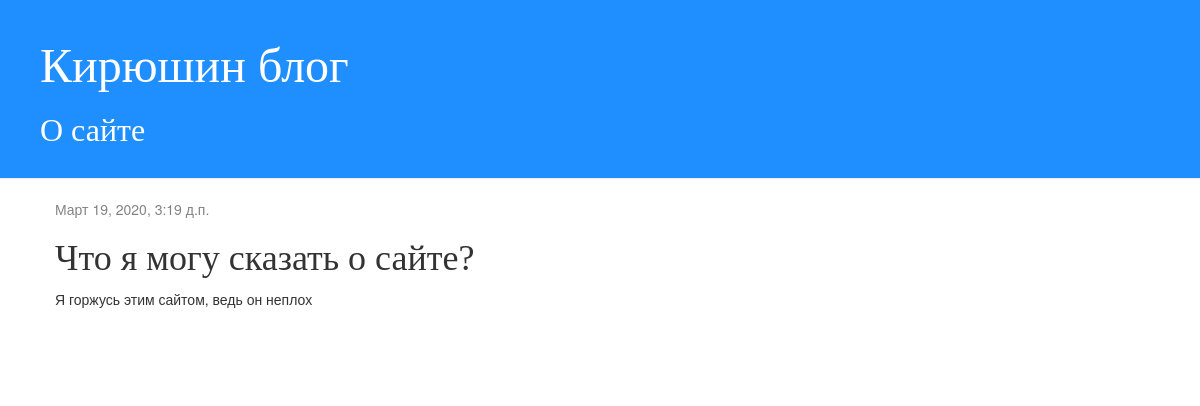
Before: /post/2/ with the older database file.
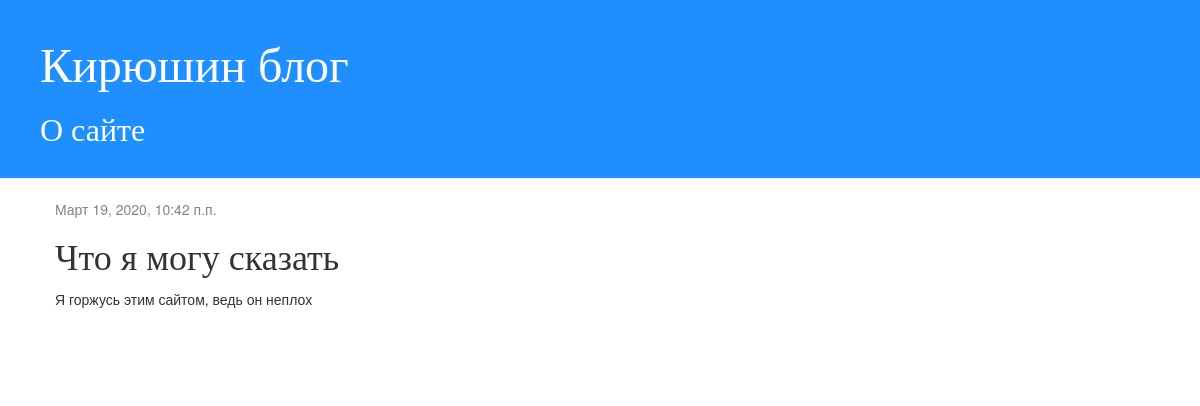
After: the same page with the newer database file.
### blog/models.py (models this page shows, shortened)
class Post(models.Model):
	author = models.ForeignKey(settings.AUTH_USER_MODEL, on_delete=models.CASCADE)
	title = models.CharField('названии статьи', max_length = 200)
	text = models.TextField('текст статьи')
	published_date = models.DateTimeField('Дата публикации')

### blog/views.py (the view)
# urls.py: path('post/<int:pk>/', views.post_detail, name='post_detail'),
def post_detail(request, pk):
	post = get_object_or_404(Post, pk=pk)
	return render(request, 'blog/post_detail.html', {'post': post})

### blog/templates/blog/post_detail.html (shortened to what this page needs)
{% extends 'blog/base.html' %}
{% block content %}
    <div class="post">
        {% if post.published_date %}
            <div class="date">
                {{ post.published_date }}
            </div>
        {% endif %}
        <h1>{{ post.title }}</h1>
        <p>{{ post.text|linebreaksbr }}</p>
    </div>
{% endblock %}

Changed rows visible on the page:
changed Post "Я горжусь этим сайтом, ведь он неплох": published_date "Март 19, 2020, 3:19 д.п." → "Март 19, 2020, 10:42 п.п."; title "Что я могу сказать о сайте?" → "Что я могу сказать"
